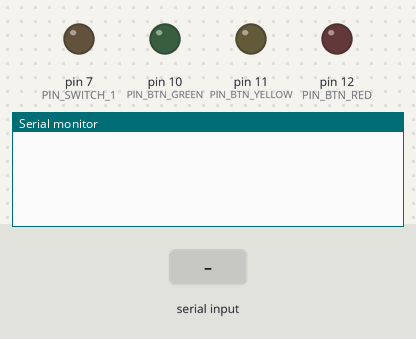
Bench run of a sketch on a simulated Arduino Uno, built with avr-gcc and run on an emulated ATmega328P. Shown: output pins drawn as LEDs (lit = HIGH), the last lines printed to the serial monitor. Inputs (shaded band) come from the test bench.

Above: at 1.2 s.
1.3 s: "+" received over Serial
At 2.0 s:
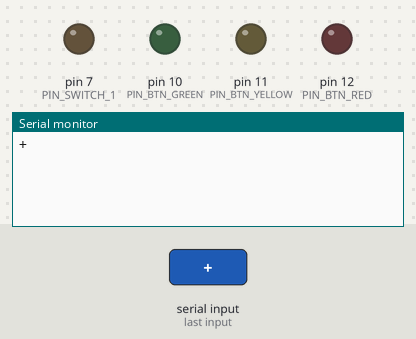
2.8 s: "+" received over the second serial link
At 3.4 s:
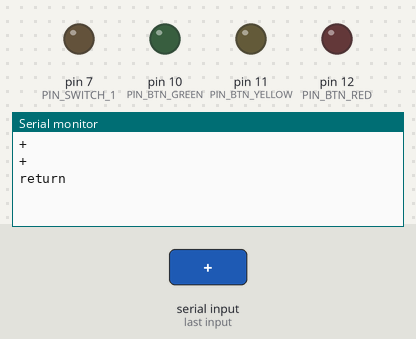
4.3 s: "0" received over the second serial link
At 4.6 s:
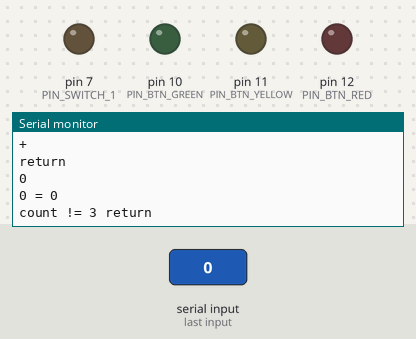

The sketch:

SmartTL.ino
```cpp
#include "SoftwareSerial.h"
SoftwareSerial BTserial(8, 9);

#define PIN_BTN_RED 12
#define PIN_BTN_YELLOW 11
#define PIN_BTN_GREEN 10
#define PIN_SWITCH_1 7
char val[3];

void setup()
{
    Serial.begin(9600);
    BTserial.begin(9600);

    pinMode(PIN_BTN_RED, OUTPUT);
    pinMode(PIN_BTN_YELLOW, OUTPUT);
    pinMode(PIN_BTN_GREEN, OUTPUT);
    pinMode(PIN_SWITCH_1, OUTPUT);

}
char s;
char a;
int count = 0;
void loop()
{
  if(BTserial.available()){
    a = BTserial.read();
    Serial.println(a);

    if (a == '+' && count == 0) {
      //если он равен @ (случайно выбранный мною символ)
      //обнуляем переменную val
      val[0] = 0;
      val[1] = 0;
      val[2] = 0;
      count = 0;
      a = ' ';
      Serial.println("return");
      return;
    }

    val[count] = a;
    a = ' ';
    Serial.print(count);
    Serial.print(" = ");
    Serial.print(val[count]);
    Serial.println("");
    count++;

    if(count != 3){
      Serial.println("count != 3 return");
      return;
    }
    if(val[0] == ' ' || val[1] == ' ' || val[2] == ' '){
      Serial.println("null values");
      return;
    }

    Serial.println("do switch");
    digitalWrite(PIN_BTN_RED, val[0]=='0'?LOW:HIGH);
    digitalWrite(PIN_BTN_YELLOW, val[1]=='0'?LOW:HIGH);
    digitalWrite(PIN_BTN_GREEN,val[2]=='0'?LOW:HIGH);
    a = ' ';
    count = 0;
  }

 if(Serial.available()){
    s = Serial.read();
    Serial.println(s);
  }
  delay(10);
}
```

Measured:
- after the input at 1.3 s, the serial monitor: prints a new line at once (image 1)
- after the input at 2.8 s, the serial monitor: prints a new line at once (image 2)
- after the input at 4.3 s, the serial monitor: prints a new line at once (image 3)
